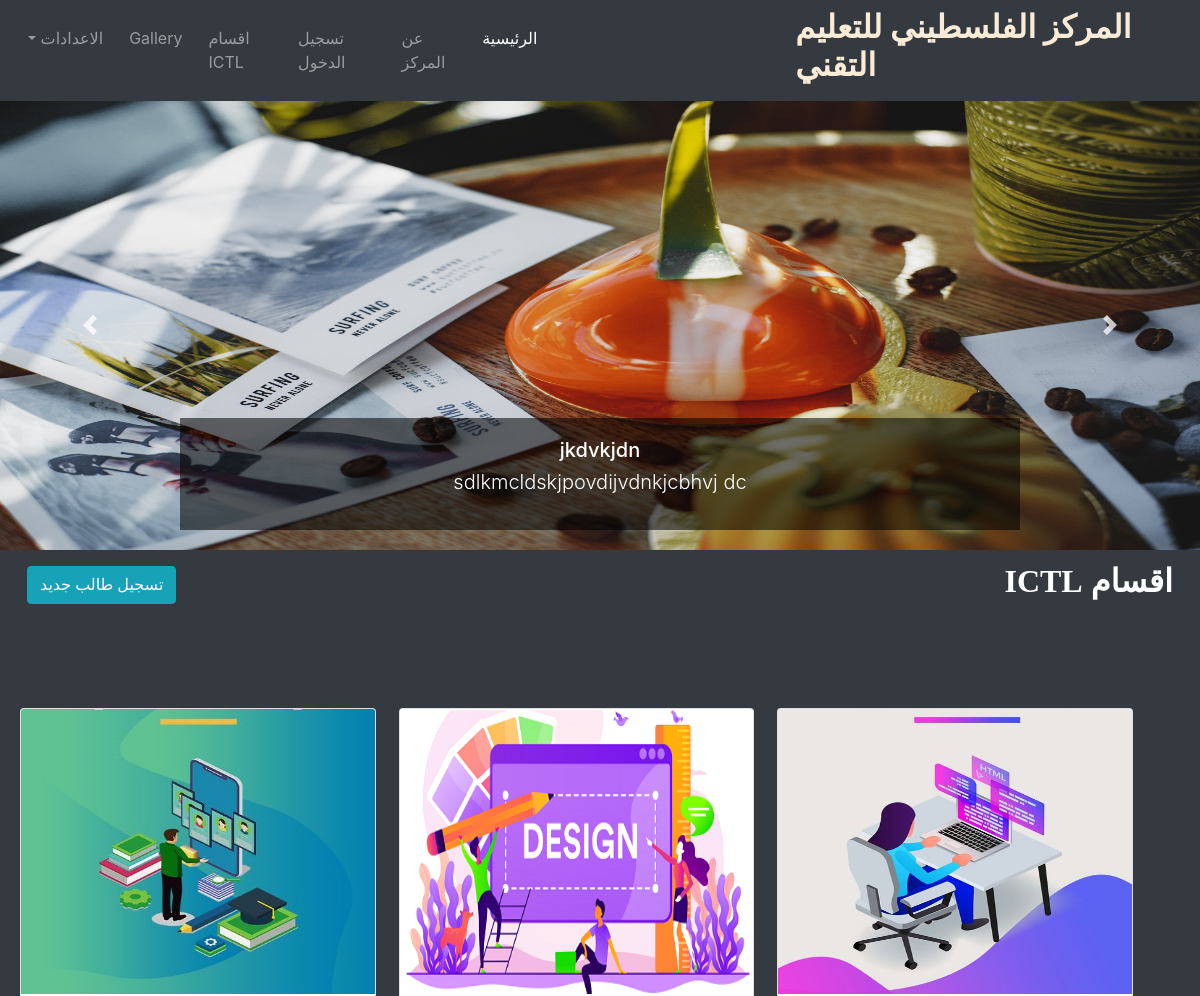
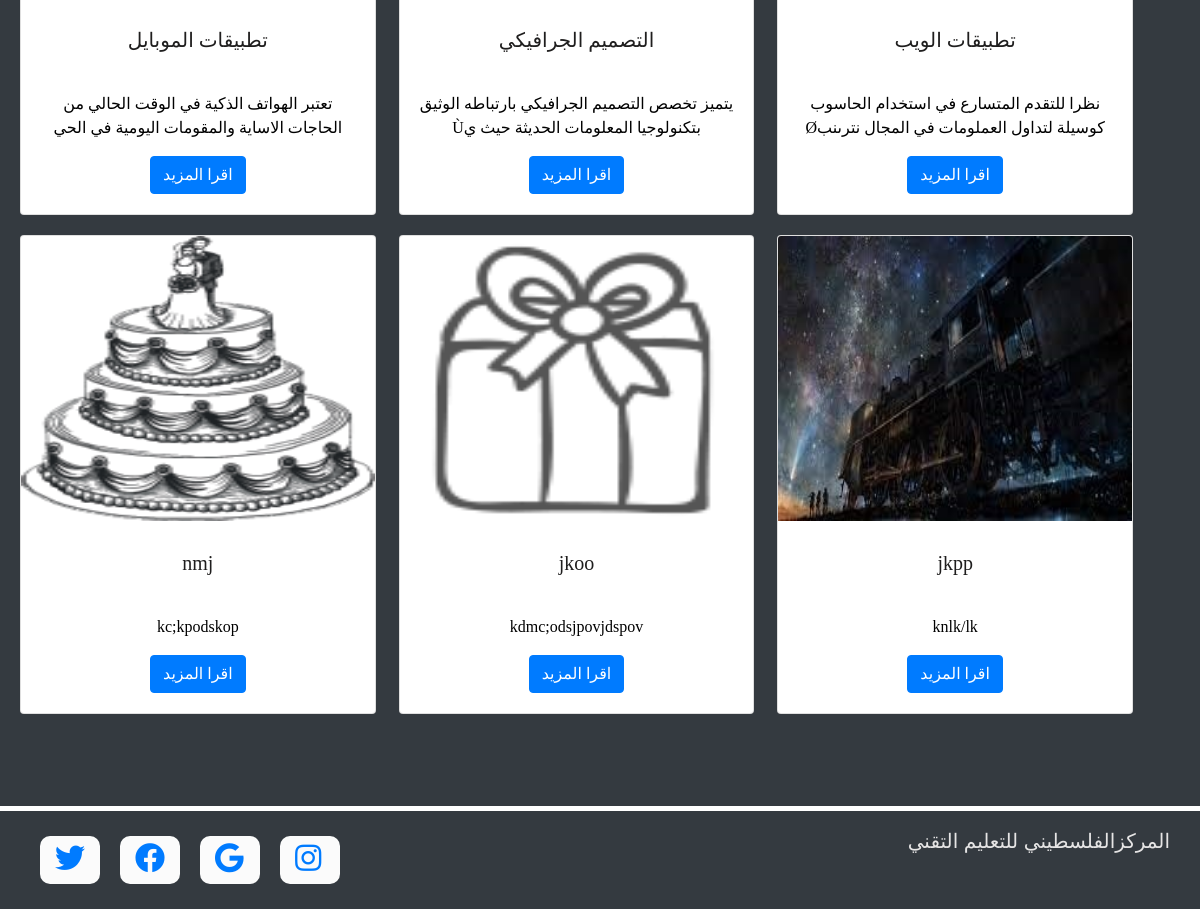
The page /pages/index.php on the database its author committed (2 pictures, top to bottom).
### tables this page shows
CREATE TABLE IF NOT EXISTS `news` (
  `id` int(11) NOT NULL,
  `title` varchar(255) NOT NULL,
  `detail` longtext NOT NULL,
  `image` text NOT NULL,
  `date` varchar(255) NOT NULL
);

CREATE TABLE IF NOT EXISTS `department` (
  `id` int(11) NOT NULL,
  `title` varchar(255) NOT NULL,
  `detail` longtext NOT NULL,
  `image` text NOT NULL
);

### pages/index.php (the view, shortened to what this page needs)
<!DOCTYPE html>
<html dir="rtl">
<head>
    <link rel="stylesheet" href="../css/all.min.css">
    <link rel="stylesheet" href="../css/bootstrap.min.css">
    <link rel="stylesheet" href="../css/style.css">
</head>
<body>
        <?php
        include "../include/header.php";
        ?>
            <div class="slider">
                <div id="carouselExampleControls" class="carousel slide" data-ride="carousel">
                    <div class="carousel-inner">
                        <?php
                              include 'conn.php';
                              $x=0;
                              $sql="select * from news order by id desc limit 4";
                              $result=mysqli_query($conn,$sql);
                              while($row=mysqli_fetch_assoc($result)){
                        ?>
                        <div class="carousel-item <?php echo($x==0 ? 'active' : '')?>">
                          <img src="../image/<?php echo $row['image'];?>" height="300px" class="d-block w-100">
                        <div class="carousel-caption d-none d-md-block" style="background:rgba(0,0,0,.54);">
                          <h5><?php echo $row['title']; ?></h5>
                          <h5><p class="lead"><?php echo $row['detail'];?></p></h5>
                        </div>
                        </div>
                        <a class="carousel-control-prev" href="#carouselExampleControls" role="button" data-slide="prev">
    <span class="carousel-control-prev-icon" aria-hidden="true"></span>
  </a>
  <a class="carousel-control-next" href="#carouselExampleControls" role="button" data-slide="next">
    <span class="carousel-control-next-icon" aria-hidden="true"></span>
  </a>
  <?php
            $x++;}
            ?>
                  </div>
            </div>
    <div class="container-fluid">
        <div class="row bg-dark m-l-0 tit">
            <h2 class ="col-9" style="text-align:right;"><b>اقسام ICTL</b></h2>
            <a href="stuinsert.php" class="mt-1 col-3"><button class="btn btn-info">تسجيل طالب جديد</button></a>
<section class='services' id='ICTL-dep'>
  <div class='container'>
     <div class='row'>
     <?php
      include ('conn.php');
      $sql="SELECT * FROM department";
      $result=mysqli_query($conn,$sql);
      if(mysqli_num_rows($result)>0){
          while($row=mysqli_fetch_assoc($result)){
              ?>
         <div class='col-sm col-md mb-0'>
          <div class='card-deck'>
            <div class='card ml-2' style='width:22rem; height:auto;'>
              <img class='card-img-top' src='../image/<?php echo $row['image'];?>' style='height:285px;'>
              <div class='card-body'>
                <h5 class='card-title text-center'><?php echo $row['title'];?></h5>
                <p class='card-text text-center'><?php echo substr($row['detail'],0,150);?></p>
                <?php
                echo"<a class='btn btn-primary' href='dep.php?id=$row[id]'>اقرا المزيد</a>";
                ?>
              </div>
            </div>
            </div>
         </div>
         <?php
}
}
?>
     </div>
  </div>
</section>
</div>
          </div>
        <?php
        include "../include/footer.php";
      ?>
</body>
</html>

### css/style.css (style rules this page uses)
.slider img { height:450px; }
.carousel-control-prev,.carousel-control-next { z-index: 4; }
.tit { padding:12px; background-color: #455E73; margin-bottom: 5px; color:#fff; font-family: 'Times New Roman', Times, serif; }
.services { padding: 80px 0; }
.services .card-title { margin-bottom: 30px !important; color: rgb(31, 30, 30) ; padding: 10px; margin: 0 -20px; }
.services { margin-right: 40px; }
.card { margin-top: 20px; text-align: center; }
.card-text { color:black; }

### rows shown on the page
news: image (picture), title "jkdvkjdn", detail "sdlkmcldskjpovdijvdnkjcbhvj dc"
department: image (picture), title "تطبيقات الويب", detail "نظرا للتقدم المتسارع في استخدام الحاسوب كوسيلة لتداول العملومات في المجال نترىنبØ"
department: image (picture), title "التصميم الجرافيكي", detail "يتميز تخصص التصميم الجرافيكي بارتباطه الوثيق بتكنولوجيا المعلومات الحديثة حيث يÙ"
department: image (picture), title "تطبيقات الموبايل", detail "تعتبر الهواتف الذكية في الوقت الحالي من الحاجات الاساية والمقومات اليومية في الحي"
department: image (picture), title "jkpp", detail "knlk/lk"
department: image (picture), title "jkoo", detail "kdmc;odsjpovjdspov"
department: image (picture), title "nmj", detail "kc;kpodskop"
